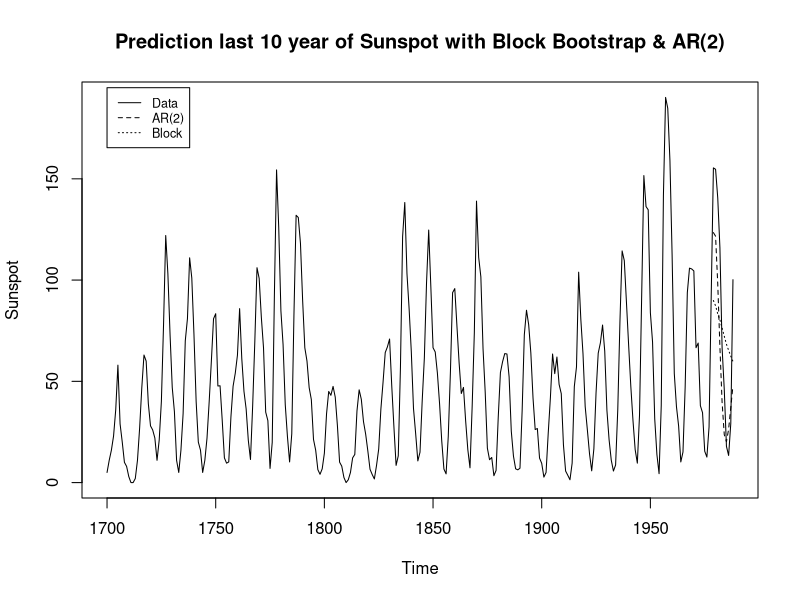
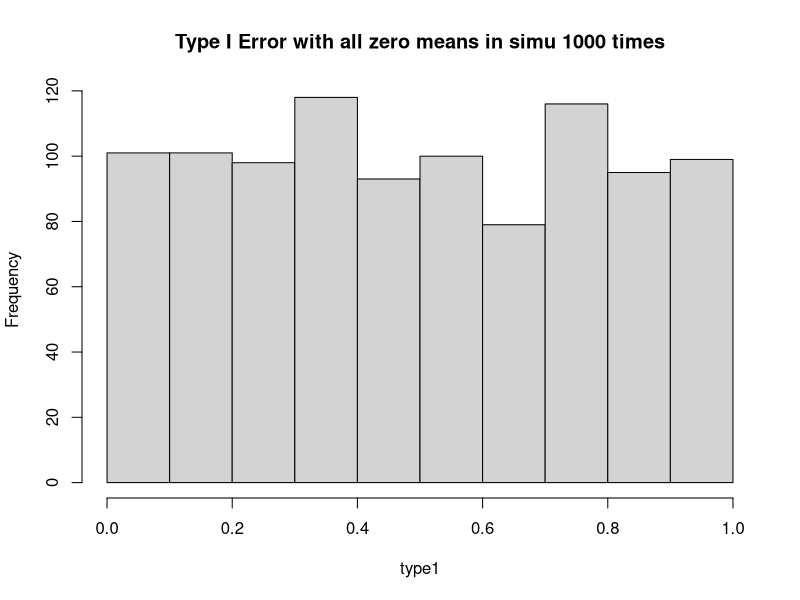
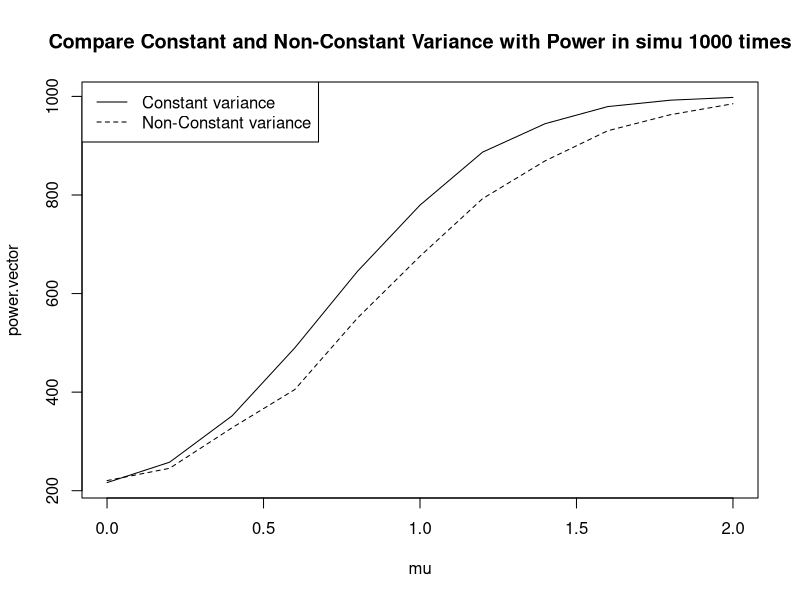
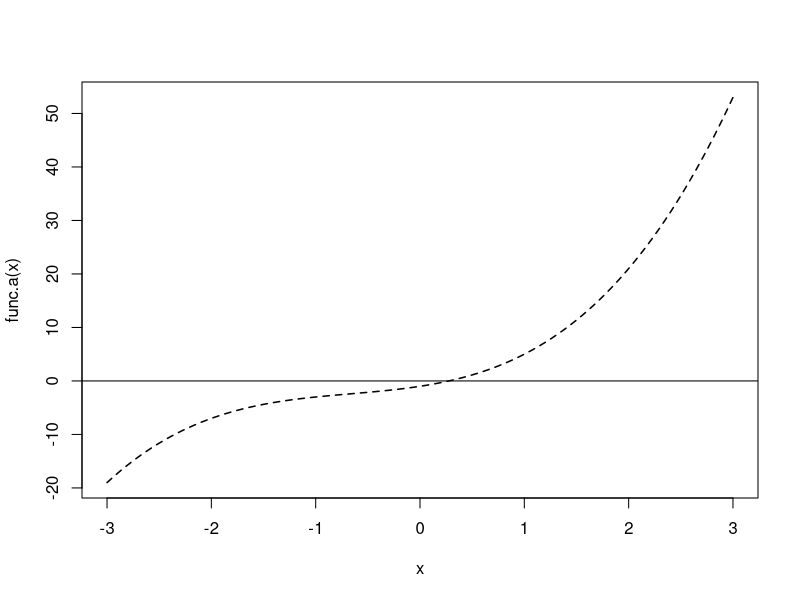
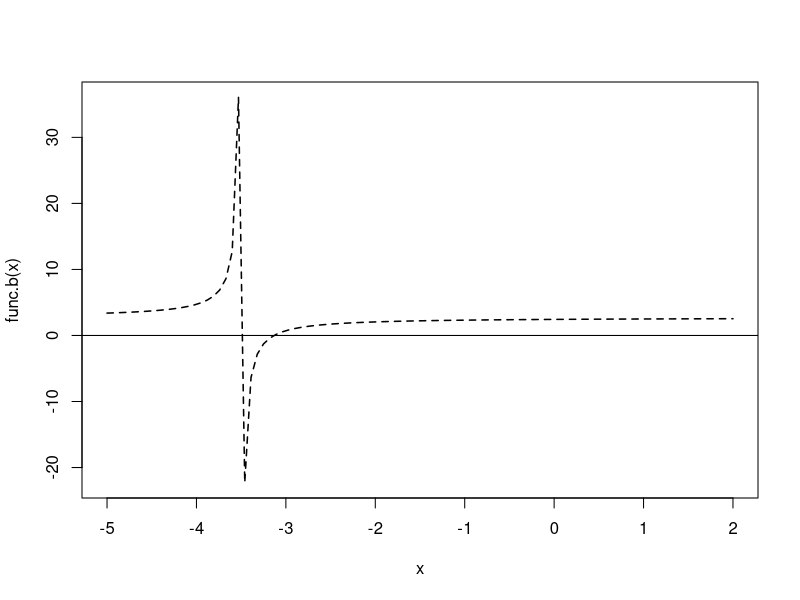
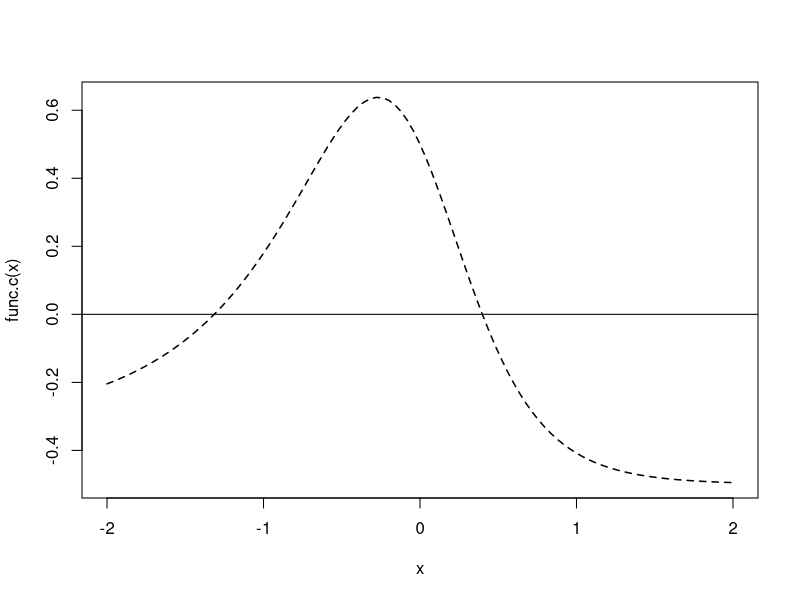
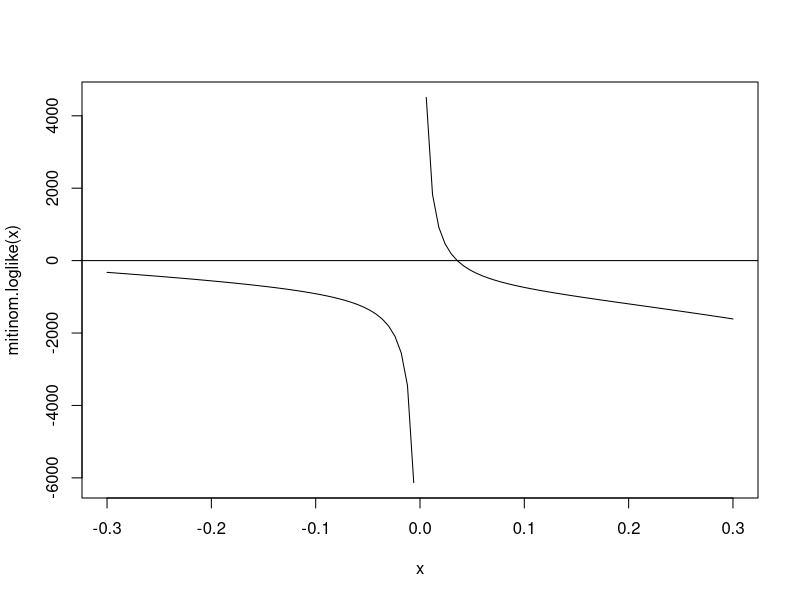

The R source for these figures, in order:
#HW4
#1################################
data <- sunspot.year
train.data <- data[1:279]
test.data <- data[280:289]

zeroma <- matrix(0, 10000, ncol = 10)
dr <- train.data[-1] - train.data[-279]

set.seed(10)
for(i in 1:10000){
  sa <- sample(1:269, 1)
  zeroma[i,] <- dr[c(sa:(sa+9))] 
}
md <- apply(zeroma, 2, median)
predict.value <- NULL
for(i in 1:10){
  predict.value <- c(predict.value, 
                     train.data[279] + sum(md[c(1:i)]))
}
b <- ts(predict.value, frequency = 1 ,start = c(1979,1))

x <- ar.ols(train.data, order = 2)
z <- predict(x, n.ahead = 10)
a <- ts(z$pred, frequency = 1 ,start = c(1979,1))

ts.plot(data, a, b, ylab ="Sunspot", lty = 1:3, 
        main = "Prediction last 10 year of Sunspot with Block Bootstrap & AR(2)")
legend(1700, 195, lty = 1:3, legend = c("Data", "AR(2)", "Block"), cex = 0.75)


#2################################
type1.test <- function(n){
  type1.vector <- NULL
  for(i in 1:n){
    x <- cbind(rep(1:3, each = 16), rnorm(48))
    fit <- lm(x[, 2] ~ factor(x[, 1]))
    type1 <- anova(fit)$"Pr(>F)"[1]
    type1.vector <- c(type1.vector, type1)
  }
  return(type1.vector)
}

type1 <- type1.test(n=1000)
hist(type1, main = "Type I Error with all zero means in simu 1000 times")
ks.test(type1, 'punif')

power.test <- function(sigma = 1, n){
  power.vector <- NULL
  mu <- seq(0, 2, .2)
  for(i in 1:length(mu)){
    power.sum <- 0
    for(j in 1:n){
    x <- cbind(rep(1:3, each = 16), c(rnorm(32), rnorm(16, mu[i], sigma)))
    fit <- lm(x[, 2] ~ factor(x[, 1]))
    F.value <- anova(fit)$'F value'[1]
    power <- pf(qf(.95, 2, 45), 2, 45, ncp=F.value*2, lower.tail = F)
    power.sum <- power.sum + power
    }
    power.vector <- c(power.vector, mean(power.sum))
  }
  return(cbind(mu, power.vector))
}

constant.var <- power.test(n = 1000)
nonconstant.var <- power.test(sigma = sqrt(2), n = 1000)
plot(constant.var, type = 'l', 
     main = "Compare Constant and Non-Constant Variance with Power in simu 1000 times")
lines(nonconstant.var, lty = 2)
legend('topleft', lty = 1:2, legend = c("Constant variance", "Non-Constant variance"))


#3################################
func.a <- function(x){
  x^3 + 2*(x^2) + 3*x - 1
}
func.b <- function(x){
  exp(1) - 1/(3.5 + x)
}
func.c <- function(x){
  exp(-x)/((1 + x^2)^2) - 0.5
}

bisection <- function(f, a, b){
  h <- abs(b - a)/10 
  i <- 0 
  j <- 0 
  a1 = b1 = 0
  while(i < 10){
    a1 = a + i * h 
    b1 = a1 + h
    if(f(a1) == 0){
      cat('Root:', a1, 'n:', j+1)
    }else if(f(b1) == 0){
      cat('Root:', b1,  'n:', j+1)
    }else if(f(a1) * f(b1) < 0){
      repeat{
        if(abs(b1 - a1) < 1e-5){break} 
          c <- (a1 + b1)/2
        if(f(a1) * f(c) < 0){
          b1 <- c
          j <- j+1
        }else{ 
          a1 <- c
          j <- j+1
        }
      }
      c <- (a1 + b1)/2
      cat('Root:', c, 'n:', j+1, 'f:', f(c), '\n')
    }
    i <- i+1 
  }
  if(j == 0){ 
    cat("there is no root between", a, "and", b)
  }
}

false.posi <- function(f, init1, init2, maxiter=1000, tol=1e-06) {
  init1[2] <- f(init1)
  init2[2] <- f(init2)
  if (init1[2] == 0.0) {return(init1)}
  if (init2[2] == 0.0) {return(init2)}
  for (i in 1:maxiter) {
    dummy <- init2[1]
    init2[1] <- init1[1]-init1[2]*(init1[1]-init2[1])/(init1[2]-init2[2])
    init2[2] <- f(init2[1])
    if (abs(init2[1]-dummy) < tol) break
  }
  list(root = init2[1], f.root = init2[2], iter = i)
}

bisection(func.a, -4, 3) 
curve(func.a, xlim = c(-3,3), lwd = 1.5, lty = 2)
abline(h=0)
polyroot(c(-1, 3, 2, 1)) 
uniroot(func.a, c(-4, 3)) 
false.posi(func.a, -4, 3)

bisection(func.b, -4, 3) 
bisection(func.b, -3.4, 3) 
curve(func.b, xlim = c(-5,2), lwd = 1.5, lty = 2)
abline(h=0)
uniroot(func.b, c(-3.4, -2)) 
false.posi(func.b, -3.4, -2)

bisection(func.c, -4, 3) 
curve(func.c, xlim = c(-2,2), lwd = 1.5, lty = 2)
abline(h=0)
uniroot(func.c, c(-2, -1)) 
uniroot(func.c, c(1, 0)) 
false.posi(func.c, -2, -1)
false.posi(func.c, 1, 0)


#4################################
mitinom.loglike <- function(theta){
  1997/(2+theta) - 906/(1-theta) - 904/(1-theta) + 32/(theta)
}
curve(mitinom.loglike, from=-0.3, to=0.3)
abline(h=0)

secant <- function(f, init1, init2, maxiter=1000, tol=1e-06){
  init1[2] <- f(init1)
  init2[2] <- f(init2)
  if (init1[2] == 0.0) {return(init1)}
  if (init2[2] == 0.0) {return(init2)}
  for (i in 1:maxiter) {
    dummy <- init2
    init2[1] <- init1[1]-init1[2]*(init1[1]-init2[1])/(init1[2]-init2[2])
    init2[2] <- f(init2[1])
    init1 <- dummy
    if (abs(init2[1]-init1[1]) < tol) break
  }
  list(root = init2[1], f.root = init2[2], iter = i)
}

ridder <- function(f, init1, init2, maxiter=1000, tol=1e-06){
  init1[2] <- f(init1)
  init2[2] <- f(init2)
  if (init1[2] == 0.0) {return(init1)}
  if (init2[2] == 0.0) {return(init2)}
  if (sign(init1[2]*init2[2]) != -1)
    stop("f() values at end points not of opposite sign")
  for (i in 1:maxiter) {
    init3 <- (init1[1] + init2[1])/2
    init3[2] <- f(init3)
    init4 <- init3[1] + (init3[1]-init1[1])*sign(init1[2])*init3[2]/
      sqrt(init3[2]^2-init1[2]*init2[2])
    init4[2] <- f(init4)
    if (sign(init3[2]*init4[2]) == -1){init1 <- init3}
    else if (sign(init1[2]*init4[2]) == -1){init1 <- init1}
    else if (sign(init2[2]*init4[2]) == -1){init1 <- init2}
    else {stop("f() values at iteration points not of opposite sign")}
    init2 <- init4
    if (abs(init2[1]-init1[1]) < tol) break
  }
  list(root = init2[1], f.root = init2[2], iter = i)
}

newton.raphson <- function(f, init, maxiter=1000, tol=1e-06){
  require(numDeriv) 
  if (f(init) == 0.0) {return(init)}
  for (i in 1:maxiter) {
    dx <- genD(func = f, x = init)$D[1] 
    init.next <- init - f(init)/dx
    if (abs(init.next - init) < tol) break
    init <- init.next
  }
  list(root = init.next, f.root = f(init.next), iter = i)
}

uniroot(mitinom.loglike, c(0.01, 0.99), tol = 1e-06) 
secant(mitinom.loglike, .01, .99)
#secant(mitinom.loglike, .01, .1)
ridder(mitinom.loglike, .01, .99)
newton.raphson(mitinom.loglike, .01)
#newton.raphson(mitinom.loglike, .1)

#5################################

f=function(x) { x+1/x }
nlminb(start=2,obj=f,lower=0)

